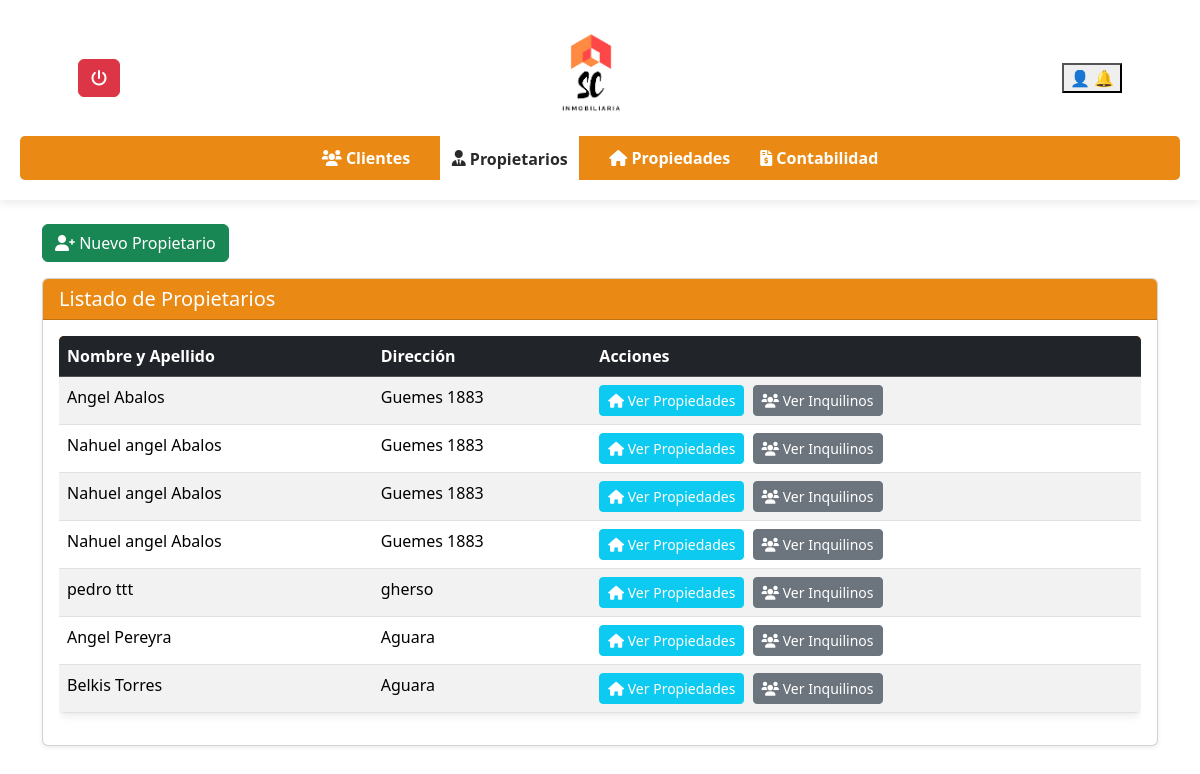
The app's page /inmobiliaria/propietarios.php (signed in) with its own data.
### tables this page shows
CREATE TABLE `clientes` (
  `ClienteID` int(11) NOT NULL,
  `Fecha` date NOT NULL,
  `Nombre` varchar(50) NOT NULL,
  `Apellido` varchar(50) NOT NULL,
  `Direccion` varchar(100) NOT NULL,
  `DNI` varchar(20) NOT NULL,
  `DireccionPersonal` varchar(100) DEFAULT NULL,
  `Telefono` varchar(20) DEFAULT NULL,
  `Mail` varchar(100) DEFAULT NULL,
  `estado` enum('activo','inactivo') DEFAULT 'activo'
);

### inmobiliaria/propietarios.php (the view, shortened to what this page needs)
<?php
include_once 'conexion.php';
?>
<!DOCTYPE html>
<html lang="es">
<head>
    <link rel="stylesheet" href="https://cdnjs.cloudflare.com/ajax/libs/font-awesome/6.0.0/css/all.min.css">
    <link rel="stylesheet" href="styles.css">
    <link href="https://cdn.jsdelivr.net/npm/bootstrap@5.3.3/dist/css/bootstrap.min.css" rel="stylesheet">
    <link rel="stylesheet" href="//cdn.datatables.net/2.2.2/css/dataTables.dataTables.min.css">
</head>
<body>
    <header>
        <div class="header-content">
            <div class="dropdown">
               <a href="../login/logout.php" class="btn btn-danger" title="Cerrar Sesión">
                <i class="fas fa-power-off"></i>
            </a>
            </div>
            <img src="../login/img_login/descarga.png" alt="Logo Inmobiliaria" class="logo">
            <div>
                <div class="dropdown">
                    <button type="button" data-bs-toggle="dropdown" aria-expanded="false" aria-label="Opciones de Usuario">
                        👤
                        🔔
                    </button>
                </div>
            </div>
        </div>
        <nav>
            <ul>
                <li><a href="clientes.php"><i class="fas fa-users"></i> Clientes</a></li>
                <li><a href="propietarios.php" class="active"><i class="fas fa-user-tie"></i> Propietarios</a></li>
                <li><a href="propiedades.php"><i class="fas fa-home"></i> Propiedades</a></li>
                <li><a href="contabilidad.php"><i class="fas fa-file-invoice-dollar"></i> Contabilidad</a></li>
            </ul>
        </nav>
    </header>
    <main class="container mt-4">
        <div class="d-flex justify-content-start align-items-center mb-3">
            <button type="button" class="btn btn-success me-2" data-bs-toggle="modal" data-bs-target="#addPropietarioModal">
                <i class="fas fa-user-plus"></i> Nuevo Propietario
            </button>
            </div>
        <div class="card shadow-sm">
            <div class="card-header text-white" style="background-color:rgba(233, 128, 0, 0.92);">
                <h2 class="h5 mb-0">Listado de Propietarios</h2>
            </div>
            <div class="card-body">
                <?php
                $sql_propietarios = "SELECT ClienteID, Nombre, Apellido, Direccion FROM clientes WHERE estado = 'activo'";
                $result_propietarios = mysqli_query($conn, $sql_propietarios);
                if (mysqli_num_rows($result_propietarios) > 0) {
                    echo '<div class="table-responsive">
                            <table id="propietariosTable" class="table table-striped table-hover">
                                <thead class="table-dark">
                                    <tr>
                                        <th>Nombre y Apellido</th>
                                        <th>Dirección</th>
                                        <th>Acciones</th>
                                    </tr>
                                </thead>
                                <tbody>';
                    while ($fila_propietario = mysqli_fetch_assoc($result_propietarios)) {
                        echo '<tr>
                                <td>' . htmlspecialchars($fila_propietario['Nombre']) . ' ' . htmlspecialchars($fila_propietario['Apellido']) . '</td>
                                <td>' . htmlspecialchars($fila_propietario['Direccion']) . '</td>
                                <td>
                                    <a href="propietarios_ver_propiedades.php?id=' . htmlspecialchars($fila_propietario['ClienteID']) . '" class="btn btn-sm btn-info text-white me-1" title="Ver Propiedades"><i class="fas fa-home"></i> Ver Propiedades</a>
                                    <a href="ver_inquilinos.php?id=' . htmlspecialchars($fila_propietario['ClienteID']) . '" class="btn btn-sm btn-secondary" title="Ver Inquilinos (Asociados)"><i class="fas fa-users"></i> Ver Inquilinos</a>
                                </td>
                            </tr>';
                    }
                    echo '      </tbody>
                            </table>
                        </div>';
                } else {
                    echo '<div class="alert alert-info" role="alert">No se encontraron propietarios.</div>';
                }
                ?>
            </div>
        </div>
    </main>
</body>
</html>

### inmobiliaria/styles.css (style rules this page uses)
body { font-family: Arial, sans-serif; margin: 0; padding: 0; }
header { background-color: #ffffff; display: flex; flex-direction: column; align-items: center; padding: 20px; box-shadow: 0 2px 10px rgba(0, 0, 0, 0.1); }
.header-content { display: flex; align-items: center; justify-content: space-between; width: 90%; max-width: 1200px; }
.logo { height: 10%; width: 10%; margin-top: 0%; margin-bottom: 12px; align-items: center; }
nav { width: 100%; background-color: rgba(233, 128, 0, 0.92); padding: 10px 0; border-radius: 5px; }
nav ul { list-style: none; display: flex; justify-content: center; padding: 0; margin: 0; }
nav ul li { margin: 0 15px; }
nav ul li a { text-decoration: none; color: white; font-weight: bold; }
nav ul li a.active { background-color: #ffffff; color: rgb(42, 42, 42); padding:11.5px; }
button { cursor: pointer; }
table { width: 90%; max-width: 1200px; margin: auto; background: white; border-collapse: collapse; box-shadow: 0 2px 10px rgba(0, 0, 0, 0.1); border-radius: 5px; overflow: hidden; margin-bottom: 2%; }
thead { background-color: rgba(233, 128, 0, 0.92); color: white; }
th, td { padding: 15px; text-align: left; border-bottom: 1px solid #ddd; }
th { font-weight: bold; }
h2 { color: #333; margin-bottom: 25px; }

### records on screen
clientes: Nombre "Angel", Apellido "Abalos", Direccion "Guemes 1883"
clientes: Nombre "Nahuel angel", Apellido "Abalos", Direccion "Guemes 1883"
clientes: Nombre "Nahuel angel", Apellido "Abalos", Direccion "Guemes 1883"
clientes: Nombre "Nahuel angel", Apellido "Abalos", Direccion "Guemes 1883"
clientes: Nombre "pedro", Apellido "ttt", Direccion "gherso"
clientes: Nombre "Angel", Apellido "Pereyra", Direccion "Aguara"
clientes: Nombre "Belkis", Apellido "Torres", Direccion "Aguara"
